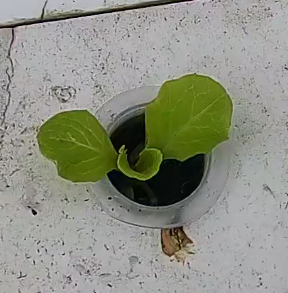
#> input picture dataset/healthy/20230619-2.jpg, 288 x 293 px
$ python -i image_processing.py   (imports and definitions only)
#> lines starting #> are read from the running program, lines starting #| are printed output that depends on the picture
import cv2
import numpy as np

IMG_SIZE = 128
HIST_BINS = 32

def process_image(image_path):
#> called with image_path = '../dataset/healthy/20230619-2.jpg'
    image = cv2.imread(image_path)
#> image is the input picture: shape (293, 288, 3); mean B, G, R 131.8, 145.1, 142.6

    if image is None:
        raise ValueError("Invalid image file.")

    image = cv2.resize(image, (IMG_SIZE, IMG_SIZE))
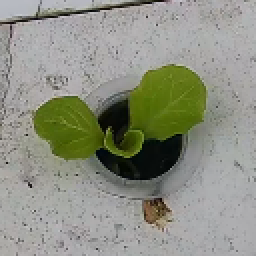
#> image: shape (128, 128, 3) (shown 2 times larger); mean B, G, R 131.7, 145, 142.6
    hsv = cv2.cvtColor(image, cv2.COLOR_BGR2HSV)
#> hsv: shape (128, 128, 3); mean H, S, V 62, 41.6, 146.5

    # Color histograms (H/S/V), not raw pixels -- captures the
    # green/yellow/brown ratios that indicate leaf health instead of
    # memorizing background/lighting/leaf position from ~700 photos.
    features = []
    for channel in range(3):
        hist = cv2.calcHist([hsv], [channel], None, [HIST_BINS], [0, 256])
        hist = cv2.normalize(hist, hist).flatten()
        features.append(hist)
#> after the loop, features = 3 items

    return np.concatenate(features)

>>> result = process_image('../dataset/healthy/20230619-2.jpg')
#> result = 96 values, max 0.956 at index 32, min 0 at index 23, mean 0.0827

$ run again, on dataset/healthy/20230619-4.jpg
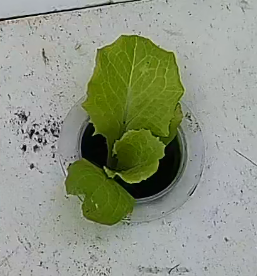
#> input picture dataset/healthy/20230619-4.jpg, 257 x 276 px
#> in process_image, image is the input picture: shape (276, 257, 3); mean B, G, R 130.3, 149.1, 142
#> in process_image, `image = cv2.resize(image, (IMG_SIZE, IMG_SIZE))`:
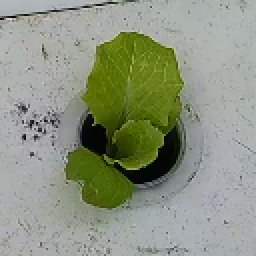
#> image: shape (128, 128, 3) (shown 2 times larger); mean B, G, R 130.2, 148.9, 141.8
#> hsv: shape (128, 128, 3); mean H, S, V 66.9, 54.4, 149.7
#> after the loop in process_image, `for channel in range(3):`: features = 3 items
#> result = 96 values, max 0.708 at index 33, min 0 at index 17, mean 0.0808

$ run again, on dataset/healthy/20230622104158.jpg
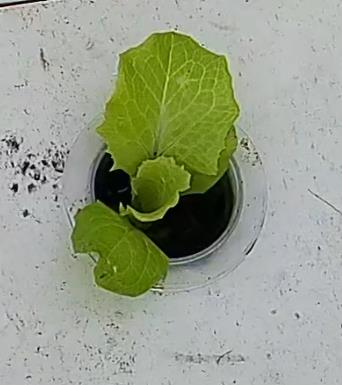
#> input picture dataset/healthy/20230622104158.jpg, 342 x 385 px
#> in process_image, image is the input picture: shape (385, 342, 3); mean B, G, R 138.9, 159.8, 152.7
#> in process_image, `image = cv2.resize(image, (IMG_SIZE, IMG_SIZE))`:
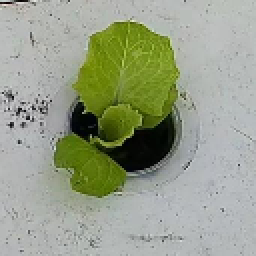
#> image: shape (128, 128, 3) (shown 2 times larger); mean B, G, R 138.8, 159.7, 152.6
#> hsv: shape (128, 128, 3); mean H, S, V 65.9, 52.2, 160.3
#> after the loop in process_image, `for channel in range(3):`: features = 3 items
#> result = 96 values, max 0.894 at index 32, min 0 at index 17, mean 0.0753

$ run again, on dataset/healthy/20230622104622.jpg
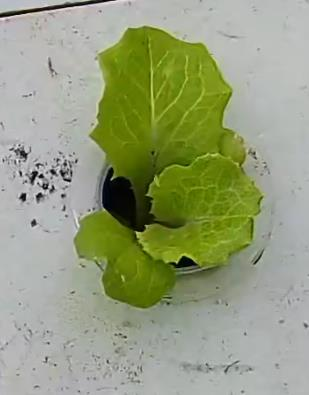
#> input picture dataset/healthy/20230622104622.jpg, 309 x 395 px
#> in process_image, image is the input picture: shape (395, 309, 3); mean B, G, R 125.3, 158.2, 150.1
#> in process_image, `image = cv2.resize(image, (IMG_SIZE, IMG_SIZE))`:
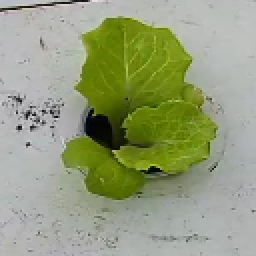
#> image: shape (128, 128, 3) (shown 2 times larger); mean B, G, R 125.1, 158.1, 150
#> hsv: shape (128, 128, 3); mean H, S, V 55.6, 70.1, 158.4
#> after the loop in process_image, `for channel in range(3):`: features = 3 items
#> result = 96 values, max 0.938 at index 32, min 0 at index 23, mean 0.0769
